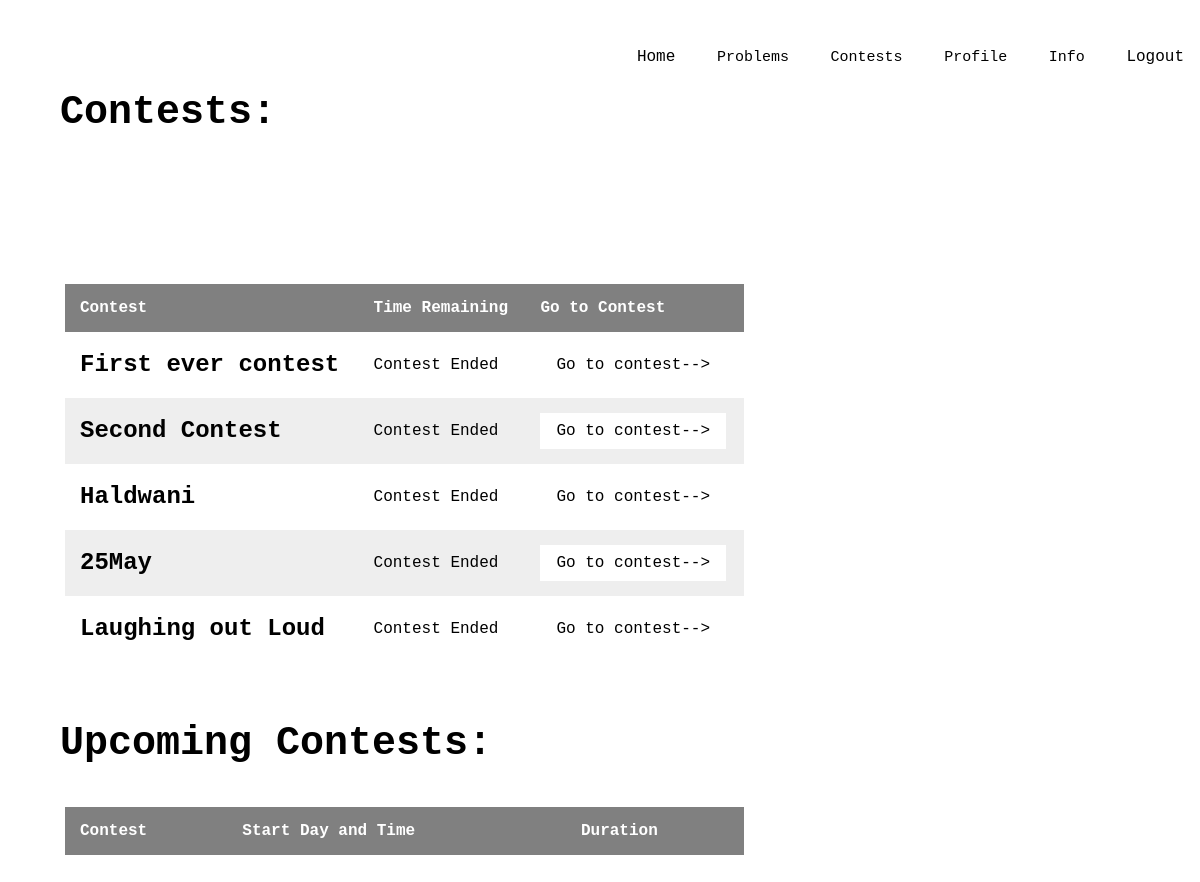
Page /contest/all/ on the earlier database version.
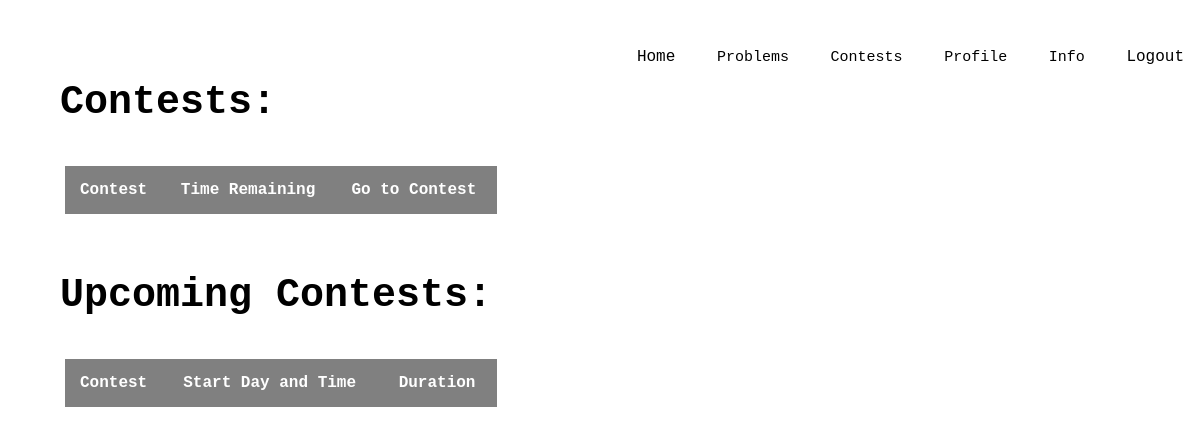
Same page on the later database version.
### contest/models.py (models this page shows)
class Contest(models.Model):
    contestCode = models.CharField(max_length=20)
    contestName = models.CharField(max_length=100)
    startDay = models.IntegerField()
    startMonth = models.IntegerField()
    startYear = models.IntegerField()
    startHours = models.IntegerField()
    startMinutes = models.IntegerField()
    durationHours = models.IntegerField()
    durationMinutes = models.IntegerField()
    rankingStyle = models.IntegerField()
    questions = models.ManyToManyField(Question)

### contest/views.py (the view)
# urls.py: path('all/',allContestView,name='allContest'),
def allContestView(request):
    util = ContestUtilities()
    contestEnded = []
    present_contests,future_contests = util.getContests()
    for entry in present_contests:
        if util.contestFinished(entry.id) == "contestEnded":
            print(entry.contestName)
            contestEnded.append(entry.id)
    return render(request,'allContests.html',{'present':present_contests,'future':future_contests,'contestEnded':contestEnded})

### templates/allContests.html (shortened to what this page needs)
<head>
    {% load static %}
    <link rel="stylesheet" type="text/css" href="http://cdn.datatables.net/1.10.21/css/jquery.dataTables.min.css" />
        <link rel="stylesheet" type="text/css"  href="../../static/css/allContests.css">
    </head>
    <body>
        <header>
            <div class="main">
                <ul>
                    <li><a href="/dashboard">Home</a></li>
                    <div class="dropdown">
                        <button class="dropbtn">Problems</button>
                    </div>
                    <div class="dropdown">
                        <button class="dropbtn">Contests</button>
                    </div>
                    <div class="dropdown">
                        <button class="dropbtn">Profile</button>
                    </div>
                    <div class="dropdown">
                        <button class="dropbtn">Info</button>
                    </div>
                    <li><a href="/logout/">Logout</a></li>
                </ul>
            </div>
            <div class ="title">
                <h1> Contests: </h1> <br> <br>
                <div style="width:100%; padding:5px;">
                    <table id="t01">
                        <thead>
                            <tr>
                                <th>Contest</th>
                                <th>Time Remaining</th>
                                <th>Go to Contest</th>
                            </tr>
                        </thead>
                        <tbody>
                {% for present_cont in present %}
                <tr>
                    <td><h2> {{ present_cont.contestName }} </h2></td>
                <td><div id="{{present_cont.contestCode}}"></div></td>
                <br> &nbsp
                   <td> <form action="/contest/{{ present_cont.id }}/"
                    style="display: inline;"
                    method="post">
                        <input type="submit" value="Go to contest-->"/>
                    </form></td>
                </tr>
                {% endfor %}
                 </tbody>
               </table>
            </div>
                <br><br><br>
                <h1> Upcoming Contests: </h1> <br> <br>
                <div style="width:100%; padding:5px;">
                    <table id="t02" >
                        <thead>
                            <tr>
                                <th>Contest</th>
                                <th>Start Day and Time</th>
                                <th>Duration</th>
                            </tr>
                        </thead>
                  </table>
                </div>
                <br> <br>
            </div>
        </header>
    </body>

### static/css/allContests.css (style rules this page uses)
* { margin: 0; padding: 0; font-family: Courier New; }
header { background-color= white; background-size: cover; background-position: center; }
ul { float: right; list-style-type: none; margin-top: 40px; }
ul li { display: inline-block; }
ul li a { text-decoration: none; color: #000; padding: 8px 15px; border: 1px solid transparent; transition: 0.6s ease; }
.main { max-width: 1800px; margin: auto; }
.title { position: absolute; top: 10%; left: 5%; transform: translate (-50%, -50%); }
.title h1 { color: #000; font-size: 40px; }

### templates/allContests.html (style rules this page uses)
table { width:100%; }
table, th, td { border: 1px white; padding-top: 2px; border-collapse: collapse; }
th, td { padding: 15px; text-align: left; }
table#t01 tr:nth-child(odd) { background-color: #fff; }
table#t01 th { background-color: #808080; color: white; }
table#t02 tr:nth-child(odd) { background-color: #fff; }
table#t02 th { background-color: #808080; color: white; }
.dropbtn { text-decoration: none; color: #000; font-size: 15px; padding: 8px 15px; border: 1px solid transparent; transition: 0.6s ease; background-color: white; }
.dropdown { position: relative; display: inline-block; }

Differences in the rows shown:
removed Contest: contestName "First ever contest"
removed Contest: contestName "Second Contest"
removed Contest: contestName "Haldwani"
removed Contest: contestName "25May"
removed Contest: contestName "Laughing out Loud"
